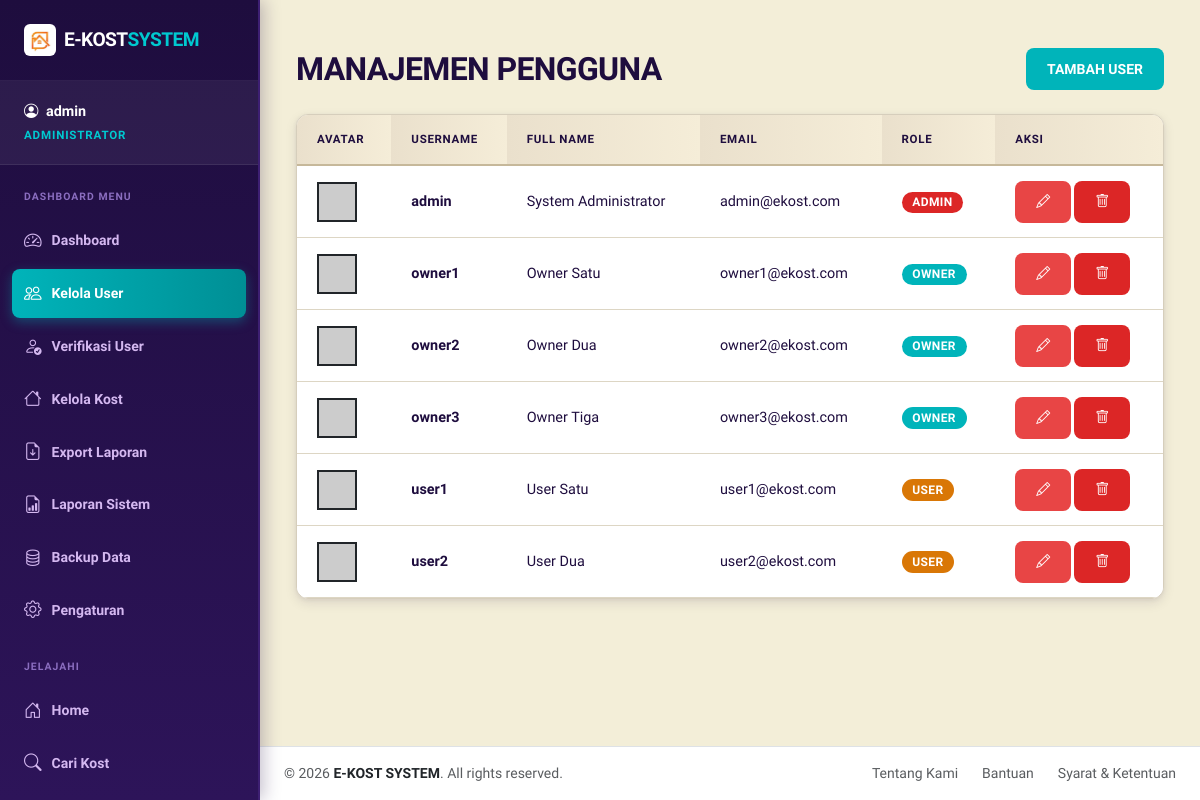
The page /modules/admin/users.php (signed in) on the database its author committed.
### tables this page shows
CREATE TABLE users (
    id INT AUTO_INCREMENT PRIMARY KEY,
    username VARCHAR(50) NOT NULL UNIQUE,
    password VARCHAR(255) NOT NULL,
    email VARCHAR(100) NOT NULL UNIQUE,
    role ENUM('admin', 'owner', 'user') NOT NULL,
    full_name VARCHAR(100),
    phone VARCHAR(20),
    avatar VARCHAR(255),
    status ENUM('pending', 'verified', 'rejected') NOT NULL DEFAULT 'pending',
    created_at TIMESTAMP DEFAULT CURRENT_TIMESTAMP
);

### modules/admin/users.php (the view, shortened to what this page needs)
<?php
require_once '../../config/database.php';
$stmt = $pdo->query("SELECT * FROM users ORDER BY created_at DESC");
$users = $stmt->fetchAll();
include '../../layouts/header.php';
?>
<div class="container py-4">
    <div class="d-flex justify-content-between align-items-center mb-4">
        <h2 class="fw-black text-uppercase mb-0">Manajemen Pengguna</h2>
        <a href="user_add.php" class="btn btn-primary">TAMBAH USER</a>
    </div>
    <div class="card">
        <div class="card-body p-0">
            <div class="table-responsive">
                <table class="table table-hover mb-0">
                    <thead>
                        <tr>
                            <th>Avatar</th>
                            <th>Username</th>
                            <th>Full Name</th>
                            <th>Email</th>
                            <th>Role</th>
                            <th>Aksi</th>
                        </tr>
                    </thead>
                    <tbody>
                        <?php foreach ($users as $user): ?>
                            <tr>
                                <td>
                                    <img src="<?php echo $user['avatar'] ? $base_url . 'uploads/avatars/' . $user['avatar'] : 'https://via.placeholder.com/40?text=U'; ?>" class="border border-2 border-dark" style="width: 40px; height: 40px; object-fit: cover;">
                                </td>
                                <td class="fw-bold"><?php echo $user['username']; ?></td>
                                <td><?php echo $user['full_name']; ?></td>
                                <td><?php echo $user['email']; ?></td>
                                <td>
                                    <span class="badge bg-<?php echo $user['role'] == 'admin' ? 'danger' : ($user['role'] == 'owner' ? 'primary' : 'warning'); ?>">
                                        <?php echo strtoupper($user['role']); ?>
                                    </span>
                                </td>
                                <td>
                                    <div class="btn-group">
                                        <a href="user_edit.php?id=<?php echo $user['id']; ?>" class="btn btn-warning btn-sm me-1"><i class="bi bi-pencil"></i></a>
                                        <a href="user_delete.php?id=<?php echo $user['id']; ?>" class="btn btn-danger btn-sm" onclick="return confirm('Yakin ingin menghapus user ini?')"><i class="bi bi-trash"></i></a>
                                    </div>
                                </td>
                            </tr>
                        <?php endforeach; ?>
                    </tbody>
                </table>
            </div>
        </div>
    </div>
</div>
<?php include '../../layouts/footer.php'; ?>

### assets/css/style.css (style rules this page uses)
:root { --primary: #00B4BA; --primary-hover: #008F95; --secondary: #E84545; --accent: #E84545; --success: #059669; --danger: #DC2626; --warning: #D97706; --dark: #1E0D3E; --dark-soft: #2D1459; --bg-page: #F3EED8; --bg-card: #ffffff; --text-main: #1E0D3E; --text-muted: #5C4D78; --border-color: #D6CEBC; --border-radius: 12px; --btn-radius: 8px; --box-shadow: 0 4px 12px rgba(30, 13, 62, 0.10), 0 1px 4px rgba(30, 13, 62, 0.06); --box-shadow-hover: 0 14px 28px rgba(30, 13, 62, 0.16), 0 6px 10px rgba(30, 13, 62, 0.10); --bg-card-pesanan: #00B4BA; --bg-card-favorit: #E84545; }
*, *::before, *::after { box-sizing: border-box; }
body { font-family: 'Plus Jakarta Sans', sans-serif; font-weight: 500; color: var(--text-main); background-color: var(--bg-page); min-height: 100vh; }
h1, h2, h3, h4, h5, h6 { font-family: 'Plus Jakarta Sans', sans-serif; font-weight: 700; color: var(--text-main); letter-spacing: -0.02em; }
a { color: var(--primary); text-decoration: none; transition: color 0.15s ease; }
.card { background-color: var(--bg-card); border: 1px solid var(--border-color) !important; border-radius: var(--border-radius) !important; box-shadow: var(--box-shadow) !important; transition: transform 0.22s ease, box-shadow 0.22s ease; overflow: hidden; }
.btn { border: 1px solid transparent !important; border-radius: var(--btn-radius) !important; font-weight: 600; font-size: 0.875rem; padding: 0.6rem 1.25rem; box-shadow: none !important; transition: all 0.2s ease; }
.btn-primary { background-color: var(--primary) !important; color: #ffffff !important; }
.btn-danger { background-color: var(--danger) !important; color: #ffffff !important; }
.btn-warning { background-color: var(--accent) !important; color: #ffffff !important; }
.table { font-size: 0.9rem; border-collapse: separate; border-spacing: 0; }
.table th { font-weight: 700; text-transform: uppercase; font-size: 0.72rem; letter-spacing: 0.06em; background: linear-gradient(to right, #EAE0CC, #F5EDD8) !important; color: var(--dark) !important; border-bottom: 2px solid #C6B89A !important; padding: 1rem 1.25rem; }
.table td { padding: 0.9rem 1.25rem; border-bottom: 1px solid #DDD6C4 !important; vertical-align: middle; color: var(--text-main); }
.badge { border-radius: 9999px !important; padding: 0.38em 0.9em; font-weight: 700; font-size: 0.75rem; letter-spacing: 0.03em; border: none !important; }
.bg-primary { background-color: var(--primary) !important; color: #fff !important; }
.bg-danger { background-color: var(--danger) !important; color: #fff !important; }
.bg-warning { background-color: var(--warning) !important; color: #fff !important; }

### rows shown on the page
users: username "admin", full_name "System Administrator", email "admin@ekost.com", role "ADMIN"
users: username "owner1", full_name "Owner Satu", email "owner1@ekost.com", role "OWNER"
users: username "owner2", full_name "Owner Dua", email "owner2@ekost.com", role "OWNER"
users: username "owner3", full_name "Owner Tiga", email "owner3@ekost.com", role "OWNER"
users: username "user1", full_name "User Satu", email "user1@ekost.com", role "USER"
users: username "user2", full_name "User Dua", email "user2@ekost.com", role "USER"

### other values the page prints
$_SESSION['username'] "admin"
$item['label'] "Dashboard"
$item['label'] "Kelola User"
$item['label'] "Verifikasi User"
$item['label'] "Kelola Kost"
$item['label'] "Export Laporan"
$item['label'] "Laporan Sistem"
$item['label'] "Backup Data"
$item['label'] "Pengaturan"
